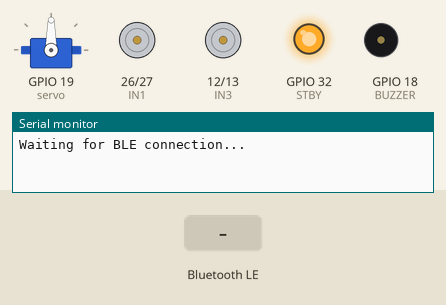
This sketch was run on a simulated ESP32. Parts: servo, motor-driver pin pairs drawn as motors (green arrow = first pin HIGH = forward, orange = second pin HIGH = backward, longer = more drive, scaled by the enable pin, stopped while the standby pin is LOW), output pins drawn as LEDs (lit = HIGH), buzzer (waves = sounding, pin HIGH), the last lines printed to the serial monitor. The test bench sets the inputs (shaded band). Nothing arrives over Bluetooth unless stated; a phone connects over Bluetooth LE 3 s after start.

Above: at 1.2 s.
1.3 s: Bluetooth LE write "F" received
At 2.1 s:
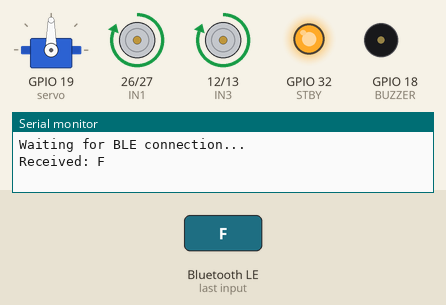
2.8 s: Bluetooth LE write "B" received
At 3.2 s:
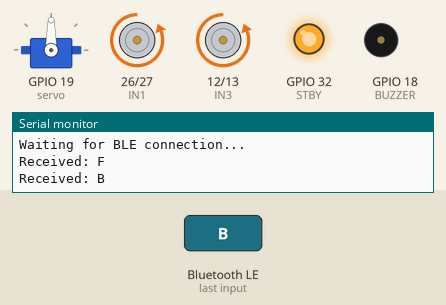
4.3 s: Bluetooth LE write "S" received
At 5.6 s:
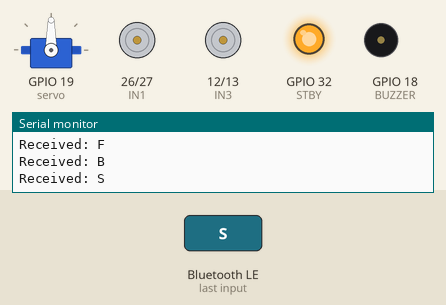
Timing chart, 0 to 7.3 s (numbered marks = the images above; inputs shaded):
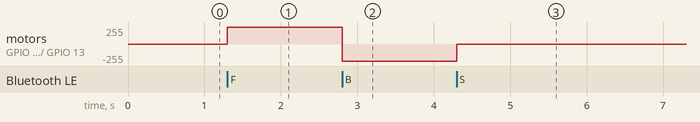

The sketch:

BluetoothDemo.ino
```cpp
#include <BLEDevice.h>
#include <BLEServer.h>
#include <BLEUtils.h>
#include <BLE2902.h>
#include <ESP32Servo.h>

// ===== MOTOR PINS =====
#define IN1 26
#define IN2 27
#define IN3 12
#define IN4 13
#define ENA 25
#define ENB 14
#define STBY 32

#define BUZZER 18

Servo servo;

// BLE
BLECharacteristic *pCharacteristic;
String rxValue = "";

// UUIDs (any random)
#define SERVICE_UUID        "12345678-1234-1234-1234-123456789abc"
#define CHARACTERISTIC_UUID "abcd1234-5678-1234-5678-123456789abc"

class MyCallbacks: public BLECharacteristicCallbacks {
  void onWrite(BLECharacteristic *pCharacteristic) {
    rxValue = pCharacteristic->getValue().c_str();

    if (rxValue.length() > 0) {
      Serial.print("Received: ");
      Serial.println(rxValue);

      if (rxValue == "F") forward();
      if (rxValue == "B") backward();
      if (rxValue == "S") stopMotors();

      if (rxValue == "L") { // servo press
        servo.write(30);
        delay(500);
        servo.write(90);
      }

      if (rxValue == "Z") { // buzzer
        digitalWrite(BUZZER, HIGH);
        delay(300);
        digitalWrite(BUZZER, LOW);
      }
    }
  }
};

void setup() {
  Serial.begin(115200);

  pinMode(IN1, OUTPUT);
  pinMode(IN2, OUTPUT);
  pinMode(IN3, OUTPUT);
  pinMode(IN4, OUTPUT);
  pinMode(ENA, OUTPUT);
  pinMode(ENB, OUTPUT);
  pinMode(STBY, OUTPUT);

  pinMode(BUZZER, OUTPUT);

  digitalWrite(ENA, HIGH);
  digitalWrite(ENB, HIGH);
  digitalWrite(STBY, HIGH);

  servo.attach(19);

  // ===== BLE SETUP =====
  BLEDevice::init("ESP32_CAR");
  BLEServer *pServer = BLEDevice::createServer();

  BLEService *pService = pServer->createService(SERVICE_UUID);

  pCharacteristic = pService->createCharacteristic(
                      CHARACTERISTIC_UUID,
                      BLECharacteristic::PROPERTY_WRITE
                    );

  pCharacteristic->setCallbacks(new MyCallbacks());

  pService->start();
  BLEDevice::getAdvertising()->start();

  Serial.println("Waiting for BLE connection...");
}

void loop() {}

// ===== FUNCTIONS =====
void forward() {
  digitalWrite(IN1, HIGH);
  digitalWrite(IN2, LOW);
  digitalWrite(IN3, HIGH);
  digitalWrite(IN4, LOW);
}

void backward() {
  digitalWrite(IN1, LOW);
  digitalWrite(IN2, HIGH);
  digitalWrite(IN3, LOW);
  digitalWrite(IN4, HIGH);
}

void stopMotors() {
  digitalWrite(IN1, LOW);
  digitalWrite(IN2, LOW);
  digitalWrite(IN3, LOW);
  digitalWrite(IN4, LOW);
}
```

Measured:
- after the input at 1.3 s, motor on GPIO 26 (IN1) / GPIO 27 (IN2), motor on GPIO 12 (IN3) / GPIO 13 (IN4): stopped → forward 255/255 at once
- after the input at 2.8 s, motor on GPIO 26 (IN1) / GPIO 27 (IN2), motor on GPIO 12 (IN3) / GPIO 13 (IN4): forward 255/255 → backward 255/255 at once
- after the input at 4.3 s, motor on GPIO 26 (IN1) / GPIO 27 (IN2), motor on GPIO 12 (IN3) / GPIO 13 (IN4): backward 255/255 → stopped at once
